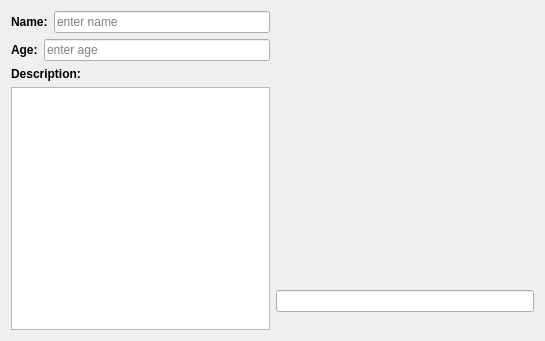
<?xml version="1.0" encoding="UTF-8"?>
<ui version="4.0">
 <class>WizardPage</class>
 <widget class="QWizardPage" name="WizardPage">
  <property name="geometry">
   <rect>
    <x>0</x>
    <y>0</y>
    <width>545</width>
    <height>341</height>
   </rect>
  </property>
  <property name="windowTitle">
   <string>WizardPage</string>
  </property>
  <property name="title">
   <string>Suspect details</string>
  </property>
  <layout class="QVBoxLayout" name="verticalLayout_2">
   <item>
    <layout class="QHBoxLayout" name="horizontalLayout">
     <item>
      <layout class="QVBoxLayout" name="verticalLayout_4">
       <item>
        <layout class="QHBoxLayout" name="horizontalLayout_3">
         <item>
          <widget class="QLabel" name="label_2">
           <property name="font">
            <font>
             <weight>75</weight>
             <bold>true</bold>
            </font>
           </property>
           <property name="text">
            <string>Name:</string>
           </property>
          </widget>
         </item>
         <item>
          <widget class="QLineEdit" name="nameInput">
           <property name="placeholderText">
            <string>enter name</string>
           </property>
          </widget>
         </item>
        </layout>
       </item>
       <item>
        <layout class="QHBoxLayout" name="horizontalLayout_4">
         <item>
          <widget class="QLabel" name="label_31">
           <property name="font">
            <font>
             <weight>75</weight>
             <bold>true</bold>
            </font>
           </property>
           <property name="text">
            <string>Age:</string>
           </property>
          </widget>
         </item>
         <item>
          <widget class="QLineEdit" name="ageInput">
           <property name="placeholderText">
            <string>enter age</string>
           </property>
          </widget>
         </item>
        </layout>
       </item>
       <item>
        <layout class="QVBoxLayout" name="verticalLayout_3">
         <item>
          <widget class="QLabel" name="label_32">
           <property name="font">
            <font>
             <weight>75</weight>
             <bold>true</bold>
            </font>
           </property>
           <property name="text">
            <string>Description:</string>
           </property>
          </widget>
         </item>
         <item>
          <widget class="QTextEdit" name="descInput"/>
         </item>
        </layout>
       </item>
      </layout>
     </item>
     <item>
      <layout class="QVBoxLayout" name="verticalLayout">
       <item>
        <widget class="QLabel" name="imageLabel">
         <property name="minimumSize">
          <size>
           <width>201</width>
           <height>201</height>
          </size>
         </property>
         <property name="maximumSize">
          <size>
           <width>251</width>
           <height>241</height>
          </size>
         </property>
         <property name="text">
          <string/>
         </property>
         <property name="scaledContents">
          <bool>true</bool>
         </property>
        </widget>
       </item>
       <item>
        <widget class="QLineEdit" name="filePath">
         <property name="readOnly">
          <bool>true</bool>
         </property>
        </widget>
       </item>
      </layout>
     </item>
    </layout>
   </item>
  </layout>
 </widget>
 <resources/>
 <connections/>
</ui>
